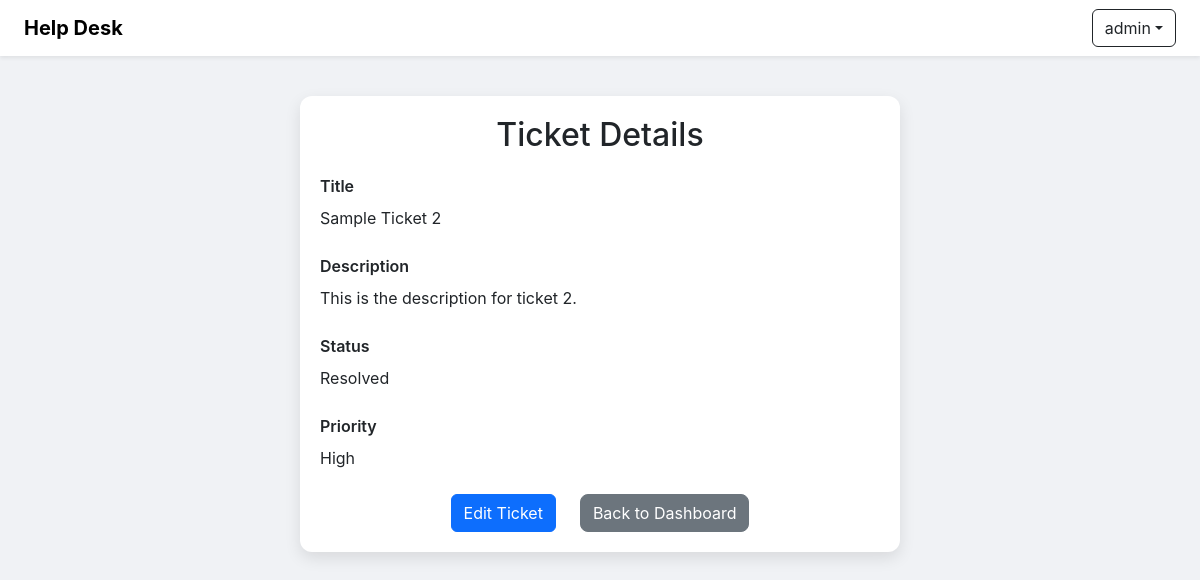
Before: /view_ticket/2 (signed in) with the older database file.
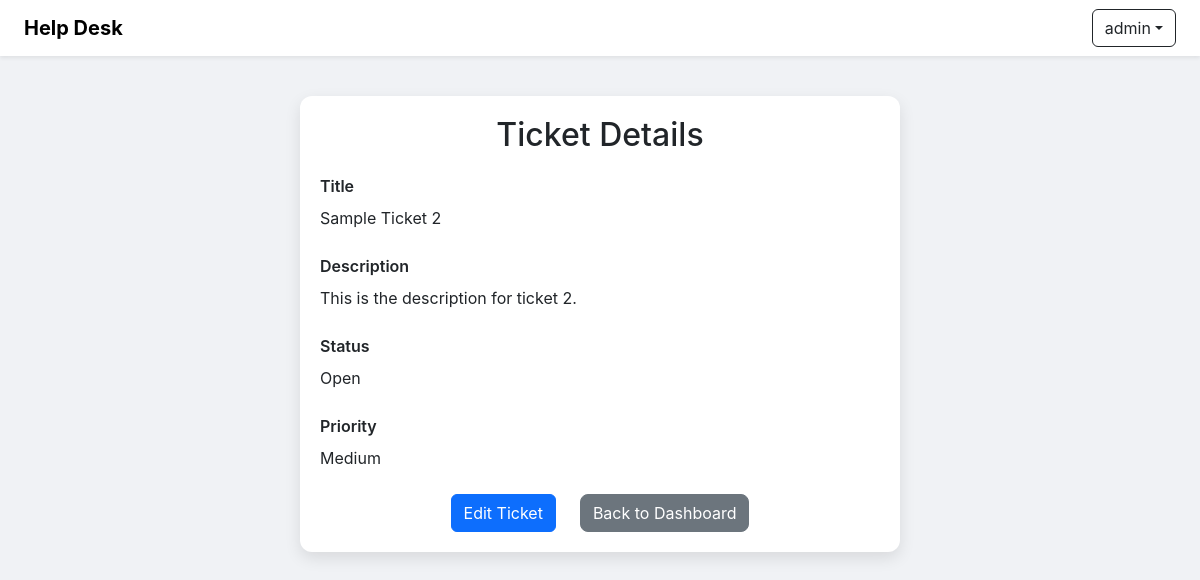
After: the same page with the newer database file.
### models.py (models this page shows)
class User(db.Model, UserMixin):
    id = db.Column(db.Integer, primary_key=True)
    username = db.Column(db.String(20), nullable=False, unique=True)
    password = db.Column(db.String(80), nullable=False)
    role = db.Column(db.String(20), default='user')
    is_deleted = db.Column(db.Boolean, default=False)
    def is_admin(self):
        return self.role == 'admin'

class Ticket(db.Model):
    id = db.Column(db.Integer, primary_key=True)
    title = db.Column(db.String(200), nullable=False)
    description = db.Column(db.Text, nullable=False)
    priority = db.Column(db.String(20), default="Medium")
    status = db.Column(db.String(20), default="Open")
    user_id = db.Column(db.Integer, db.ForeignKey('user.id'), nullable=False)
    user = db.relationship('User', backref='tickets')
    created_at = db.Column(db.DateTime, default=db.func.current_timestamp())
    is_deleted = db.Column(db.Boolean, default=False)

### app.py (the view)
@app.route('/view_ticket/<int:ticket_id>')
@login_required
def view_ticket(ticket_id):
    ticket = Ticket.query.get_or_404(ticket_id)
    if not (current_user.is_admin() or ticket.user_id == current_user.id):
        flash('Unauthorised access.', 'danger')
        return redirect(url_for('dashboard'))
    return render_template('view_ticket.html', ticket=ticket)

### app.py (called while the page is built)
@login_manager.user_loader
def load_user(user_id):
    return User.query.get(int(user_id))

### templates/view_ticket.html (shortened to what this page needs)
<!DOCTYPE html>
<html lang="en">
<head>
    <link rel="stylesheet" href="https://cdn.jsdelivr.net/npm/bootstrap@5.3.0/dist/css/bootstrap.min.css">
</head>
<body>
    {% include "navbar.html" %}
    <div class="container">
        <h2>Ticket Details</h2>
        <div class="ticket-detail">
            <div class="label-title">Title</div>
            <div>{{ ticket.title }}</div>
        </div>
        <div class="ticket-detail">
            <div class="label-title">Description</div>
            <div style="white-space: pre-line;">{{ ticket.description }}</div>
        </div>
        <div class="ticket-detail">
            <div class="label-title">Status</div>
            <div>{{ ticket.status }}</div>
        </div>
        <div class="ticket-detail">
            <div class="label-title">Priority</div>
            <div>{{ ticket.priority }}</div>
        </div>
        <div class="d-flex gap-4 justify-content-center">
            <a href="{{ url_for('edit_ticket', ticket_id=ticket.id) }}" class="btn btn-primary">Edit Ticket</a>
            <a href="{{ url_for('dashboard') }}" class="btn btn-secondary">Back to Dashboard</a>
        </div>
    </div>
</body>
</html>

### templates/navbar.html (shortened to what this page needs)
<nav class="navbar navbar-expand-lg navbar-light bg-white shadow-sm">
  <div class="container-fluid px-4">
    <a class="navbar-brand fw-bold" href="{{ url_for('dashboard') }}">Help Desk</a>
    <div class="d-flex align-items-center">
      {% if current_user.is_authenticated %}
      <div class="dropdown">
        <button class="btn btn-outline-dark dropdown-toggle d-flex align-items-center" type="button" id="userMenu" data-bs-toggle="dropdown" aria-expanded="false">
          {{ current_user.username }}
        </button>
      </div>
      {% endif %}
    </div>
  </div>
</nav>

### templates/view_ticket.html (style rules this page uses)
body { background-color: #f0f2f5; font-family: 'Inter', sans-serif; }
.container { max-width: 600px; background: #ffffff; padding: 20px; border-radius: 12px; box-shadow: 0px 6px 16px rgba(0, 0, 0, 0.1); margin-top: 40px; }
h2 { text-align: center; margin-bottom: 20px; }
.label-title { font-weight: 600; margin-bottom: 0.5rem; }
.ticket-detail { margin-bottom: 1.5rem; }
.btn-secondary { border-radius: 8px; }

Changed rows visible on the page:
changed Ticket "Sample Ticket 2": status "Resolved" → "Open"; priority "High" → "Medium"
